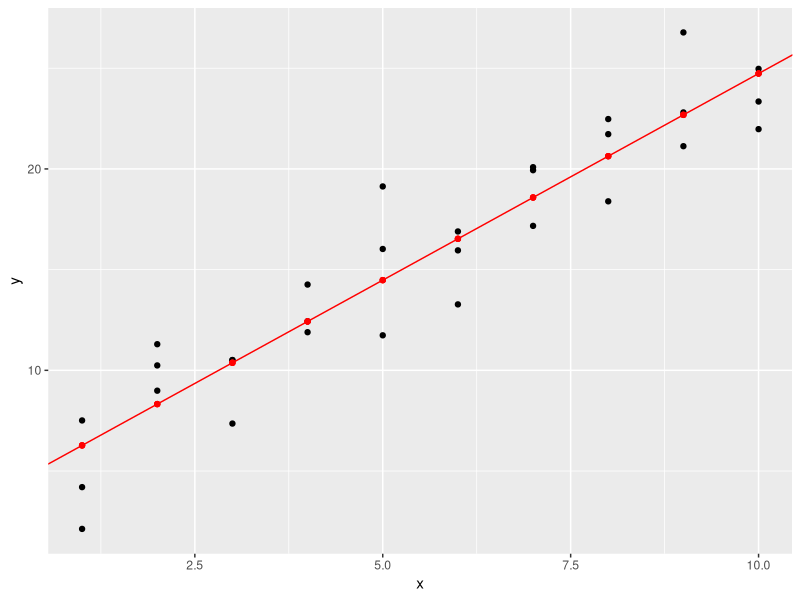
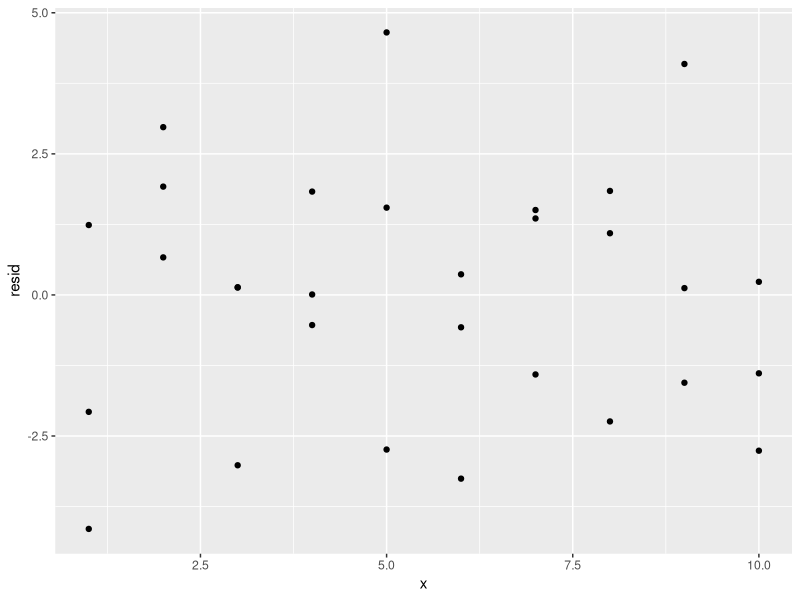
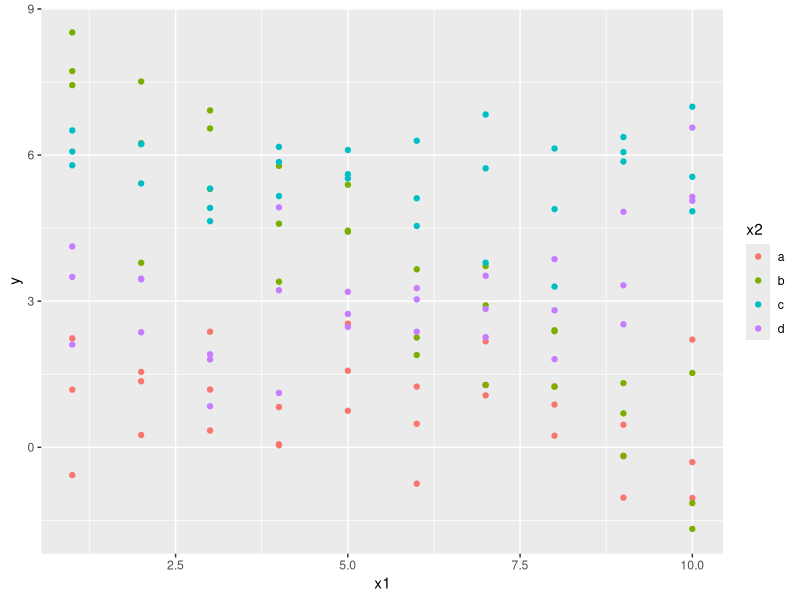
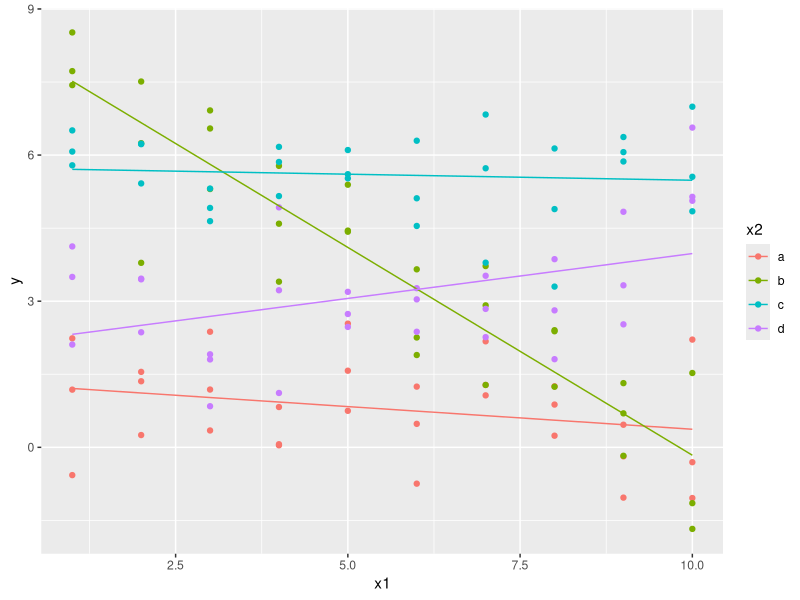
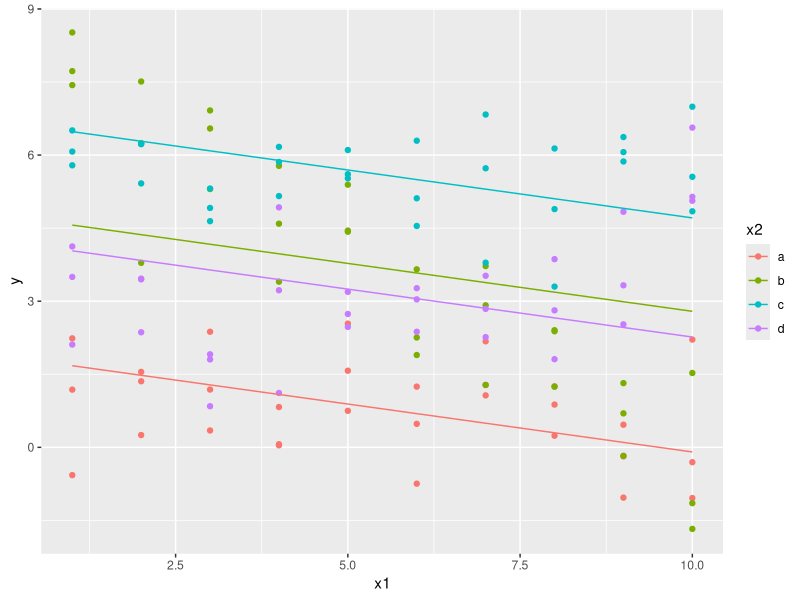
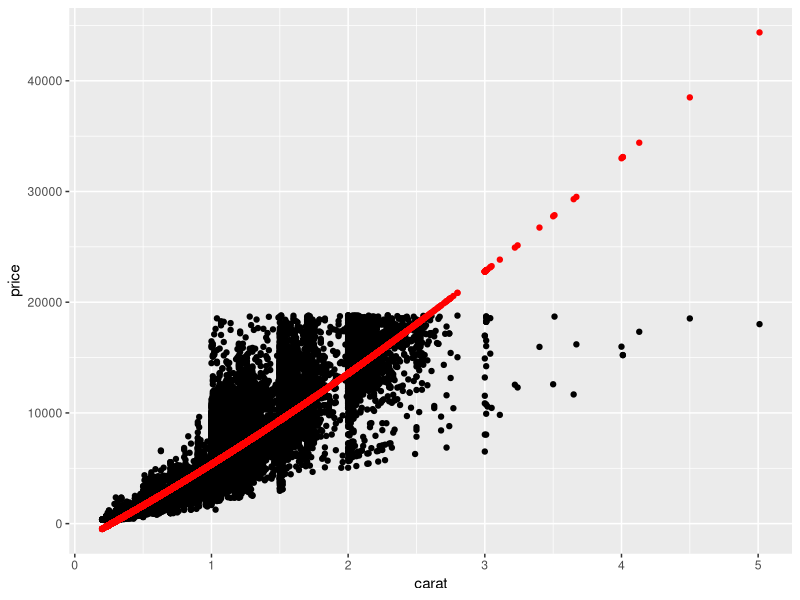
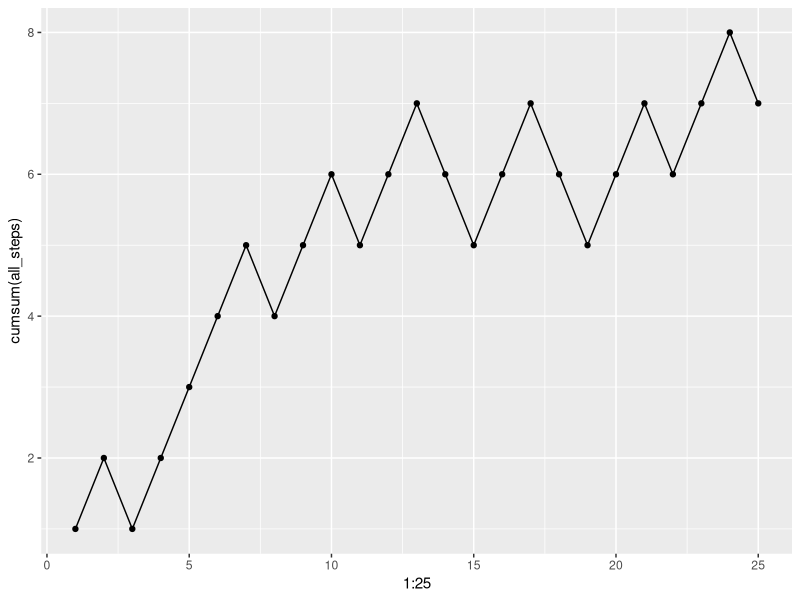
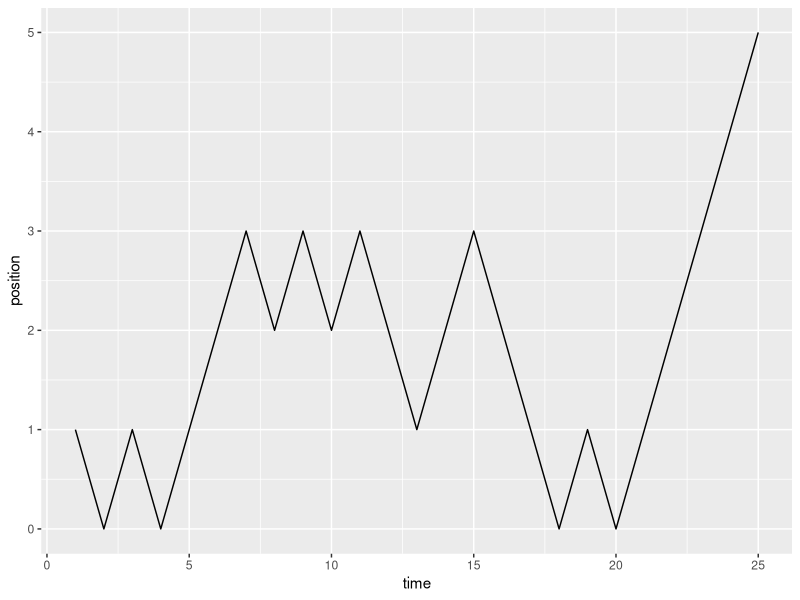

Write the R code that produced these figures, in order.
# Lecture 9

library(modelr)
library(ggplot2)
library(tidyverse)

sim1
sim1_mod <- lm(y ~ x, data = sim1)
sim1_mod
sim1_mod_no_intercept <- lm(y ~ x - 1, data = sim1)
sim1_mod_no_intercept
coef(sim1_mod)
sim1_mod$coefficients

# Add predictions and residuals, defined in modelr
(df <- sim1 %>%
    add_predictions(sim1_mod) %>%
    add_residuals(sim1_mod))

# Plot it
ggplot(df, aes(x, y)) +
  geom_point() + 
  geom_point(aes(x, pred), color = "red") + 
  geom_abline(aes(intercept = coef(sim1_mod)[1], 
                  slope = coef(sim1_mod)[2]), 
              color = "red")


# They have to have mean 0, because we minimize MSE
ggplot(df, aes(x, resid)) + 
  geom_point()

# Base R for predict and resid
(df <- df %>%
    mutate(
      pred2 = predict(sim1_mod),
      resid2 = residuals(sim1_mod)
    ))

# Other linear models and how to specify them
ggplot(sim3, aes(x1, y, color = x2)) +
  geom_point()

mod1 <- lm(y ~ x1 + x2, data = sim3)
mod2 <- lm(y ~ x1 * x2, data = sim3)

sim3 <- sim3 %>%
  add_predictions(mod1, var = "mod1") %>%
  add_predictions(mod2, var = "mod2")

# x1 * x2: Means try a different x1 for every value of x2
ggplot(sim3, aes(x = x1, y = y, color = x2)) + 
  geom_point() + 
  geom_line(aes(y = mod2))

ggplot(sim3, aes(x = x1, y = y, color = x2)) + 
  geom_point() + 
  geom_line(aes(y = mod1))

mod1
mod2

summary(mod1)

# You can use transforms
dm1 <- lm(log(price) ~ carat, data = diamonds)
summary(dm1)

dm2 <- lm(price ~ carat + carat^2, data = diamonds)
dm3 <- lm(price ~ carat + I(carat^2), data = diamonds)
dm4 <- lm(price ~ carat + carat*carat, data = diamonds)
dm5 <- lm(price ~ carat + I(carat*carat), data = diamonds)

diamonds %>%
  add_residuals(dm5) %>%
  add_predictions(dm5) %>%
  ggplot(aes(carat, price)) + 
  geom_point() + 
  geom_point(aes(x = carat, y = pred), color = 'red')

# Whenever there are complicated transformations, just do it
# in the dataframe (i.e. before doing lm(...))

# Functions, iterations, conditional and all that

square_func <- function(x) {
  x^2
}

square_func(4)
square_func(12)

cube_func <- function(my_silly_name) {
  return(my_silly_name^3)
}

cube_func(4)

my_sqrt <- function(x) {
  if (x < 0) {
    "not allowed"
  } else {
    return(sqrt(x))
  }
}

my_sqrt(4)
my_sqrt(-4)

# Based on 'R skills' by Gergo Daroczi, lecture 1  and 2
# Simulate brownian motions (BM)
# BM: you go forward or backward 1 step every period
# With equal probability
# How far are you after N steps (can be negative)
# Important in physics, in finance, in lots of things

# Get 1 step +1 or -1 with equal probability
sign(runif(1, min = -0.5, max = 0.5))

# We want to get multiple steps
# Set the seed for pseudo-random number generation to make
# debugging (and testing) easier, because non-random
set.seed(42)
x <- 0
step1 <- sign(runif(1) - 0.5)
x <- x + step1
step2 <- sign(runif(1) - 0.5)
x <- x + step2
next_step <- function() {
  sign(runif(1) - 0.5)
}
(x <- x + next_step())
(x <- x + next_step())

# loop approach
set.seed(42)
x <- 0
for (i in 1:25) {
  print(i)
  print(x)
  x <- x + next_step()
}
x

## vectorized approach

set.seed(42)
(all_steps <- sign(runif(25) - 0.5))
(x <- sum(all_steps))

# What if we want intermediate steps:
cumsum(all_steps)
ggplot(mapping = aes(x = 1:25, y = cumsum(all_steps))) + 
  geom_point() + 
  geom_line()

# What if we want BMs of different lengths:

plot_BM <- function(N) {
  # TODO: Refactor
  all_steps <- sign(runif(N) - 0.5)
  all_xs <- cumsum(all_steps)
  df <- tibble(time = 1:N, position = all_xs)
  ggplot(df, aes(x = time, y = position)) + 
    # geom_point() + 
    geom_line()
}

plot_BM(25)
plot_BM(100)
plot_BM(5000)

# What if we want to use the data of the BMs plotted?
# Bad design of function
# A function should (ideally) do one thing


# Assignment

# Optional Exercise 0 for non-programmers (if you get stuck): 
# If you wonder how to write functions, read chpater 19 in R4DS.
#
# Important note: It is very hard to write functions well, since at the deep level it is about
# how to organize your code, which is about understanding what it is you want to do
# and how to express this succinctly, clearly, and correctly. Defining a single simple function
# is very easy - such as defining a function that computes the square. But knowing
# which functions to write, how to make them play nicely with each other, how to not
# repeat code, etc etc is hard. I say this so you realize that it is normal to be confused,
# and to remain confused. I certainly am confused by some of the higher-level functions,
# by modules/libraries/packages (which are a kind of mega-function), by macros (another
# type of mega-function, but in a different direction), etc etc. So be patient with yourself,
# try to take it one small step at a time and to get the job done, without expecting to 
# understand everything.
# 
# Optional Exercise 0 (no need to report on it, but I recommend it for educational purposes): 
# Read https://r4ds.had.co.nz/iteration.html#the-map-functions, section 21.5 on map functions,
# especially if you come from imperative or object-oriented languages. If you know how to use
# map functions, the pipe and functional style starts to become substantially more powerful,
# while if you still think in OO ways, you will constantly fight the way the tidyverse works.
# This is not to say that this type of functional programming is better, but that it is the
# way the tidyverse is organized, and that it has a lot going for it. If after you grok maps
# you still don't like it, that's fine. At least you know what you don't like.

# Exercise 1: Map each coefficient from mod1 and mod2 to a feature of the plot 
# with two facets. For instance, what is x1 in summaryd(mod2)? Where could you
# read it off (roughly) from the graph? Etc for x1:x2b and so on. If you get
# stuck, do ask for help. Correct answers for any parameter look like this:
# x1 is the [slope/intercept/difference between slopes/intercepts of] for ... 
# Since it is [positive/negative] this means that ... is [larger/smaller] than ...

# Exercise 2: Do the faceting with gather_predictions and if needed with data_grid.
# Look at chapter 23 for help.

# Exercise 3: Read/Skim 21.2, 21.3, and 21.4 so you are aware of some issues.
# Pick a short example from the notes that you feel you want to understand better
# and use some other use case to illustrate it (using the Vienna data, or 
# diamonds, or the same but in a different way.)
